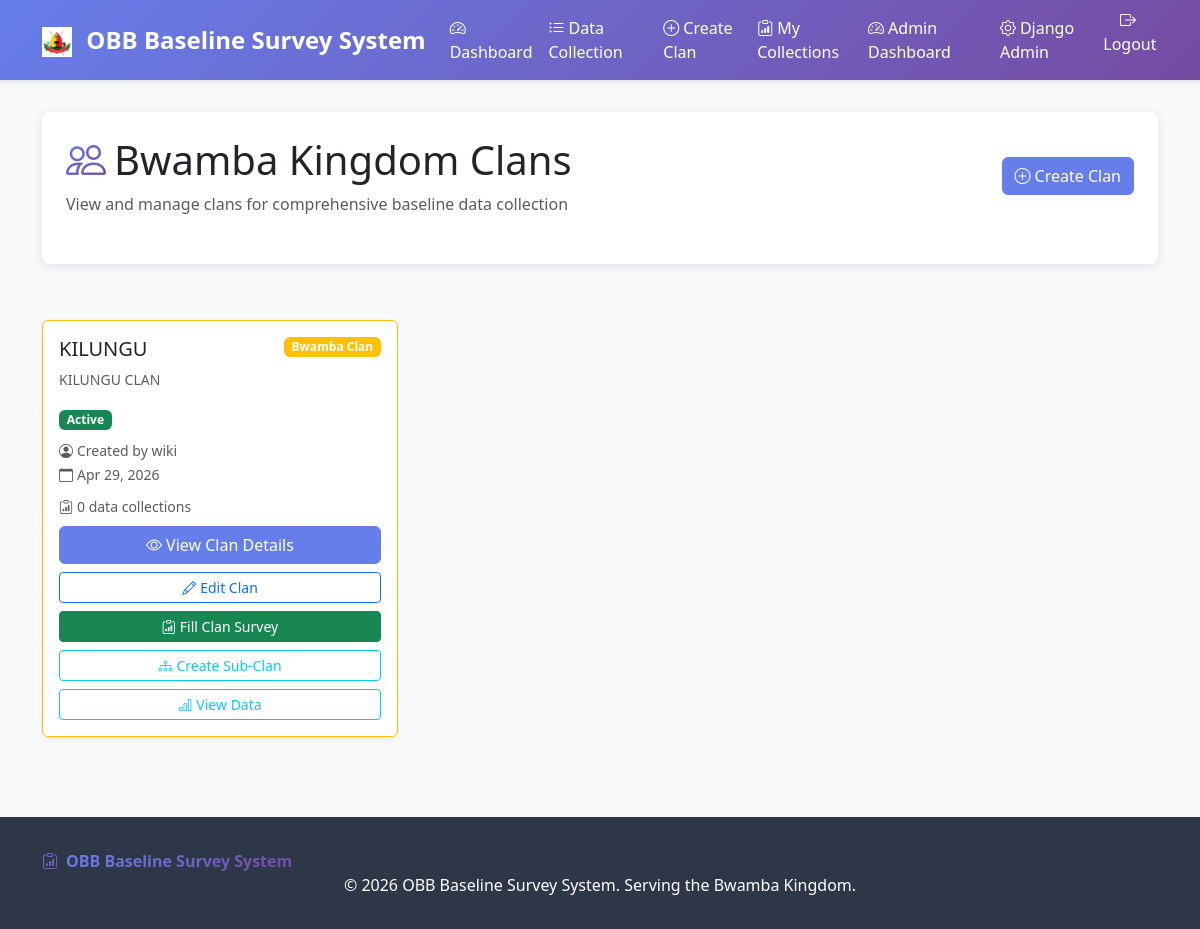
/surveys/ (signed in), run on the app's committed database.
### surveys/models.py (models this page shows, shortened)
class Survey(models.Model):
    title = models.CharField(max_length=200)
    description = models.TextField(blank=True)
    created_at = models.DateTimeField(default=timezone.now)
    updated_at = models.DateTimeField(auto_now=True)
    is_active = models.BooleanField(default=True)
    allow_anonymous = models.BooleanField(default=True)
    created_by = models.ForeignKey(User, on_delete=models.CASCADE, related_name='surveys_created', null=True, blank=True)
    is_clan = models.BooleanField(default=False, help_text="Mark this survey as a clan for the Bwamba Kingdom")
    class Meta:
        ordering = ['-created_at']

### surveys/views.py (the view, shortened to what this page needs)
# urls.py: path('', views.survey_list, name='survey_list'),
@login_required
def survey_list(request):
    surveys = Survey.objects.filter(is_active=True, created_by__isnull=False).order_by('-created_at')
    clan_surveys = []
    for survey in surveys:
        try:
            clan = Clan.objects.get(survey=survey)
            clan_surveys.append(survey)
        except Clan.DoesNotExist:
            continue
    clan_survey_ids = [survey.id for survey in clan_surveys]
    clan_surveys = Survey.objects.filter(id__in=clan_survey_ids).order_by('-created_at')
    clan_surveys_with_sub_clans = []
    for clan_survey in clan_surveys:
        clan_data = {
            'survey': clan_survey,
            'sub_clans': []
        }
        try:
            clan = Clan.objects.get(survey=clan_survey)
            sub_clans = SubClan.objects.filter(clan=clan, is_active=True).order_by('name')
        except Clan.DoesNotExist:
            pass
        clan_surveys_with_sub_clans.append(clan_data)
    paginator = Paginator(clan_surveys, 12)
    page_number = request.GET.get('page')
    page_obj = paginator.get_page(page_number)
    return render(request, 'surveys/survey_list.html', {
        'page_obj': page_obj,
        'surveys': clan_surveys,  # Add this for backward compatibility
        'clan_surveys_with_sub_clans': clan_surveys_with_sub_clans
    })

### surveys/templates/surveys/survey_list.html (shortened to what this page needs)
{% extends "surveys/base.html" %}
{% block content %}
<div class="custom-card p-4">
    <div class="d-flex justify-content-between align-items-center mb-4">
        <div>
            <h1 class="mb-2">
                <i class="bi bi-people text-gradient me-2"></i>Bwamba Kingdom Clans
            </h1>
            <p class="text-muted mb-0">View and manage clans for comprehensive baseline data collection</p>
        </div>
        {% if user.is_authenticated %}
            <a href="{% url 'surveys:create_survey' %}" class="btn btn-primary">
                <i class="bi bi-plus-circle me-1"></i>Create Clan
            </a>
        {% endif %}
    </div>
</div>
{% if surveys %}
    <div class="row row-cols-1 row-cols-md-2 row-cols-lg-3 g-4 mt-2">
        {% for survey in page_obj %}
            <div class="col">
                <div class="card h-100 shadow-sm {% if survey.is_clan %}border-warning{% endif %}">
                    <div class="card-body">
                        <div class="d-flex justify-content-between align-items-start mb-2">
                            <h5 class="card-title mb-0">{{ survey.title }}</h5>
                            {% if survey.is_clan %}
                                <span class="badge bg-warning">Bwamba Clan</span>
                            {% endif %}
                        </div>
                        <p class="card-text text-muted small">{{ survey.description|truncatewords:15 }}</p>
                        <div class="mb-2">
                            {% if survey.is_active %}
                                <span class="badge bg-success">Active</span>
                            {% else %}
                                <span class="badge bg-secondary">Inactive</span>
                            {% endif %}
                        </div>
                        <div class="mb-2">
                            <small class="text-muted">
                                <i class="bi bi-person-circle me-1"></i>Created by {{ survey.created_by.username }}
                                <br>
                                <i class="bi bi-calendar me-1"></i>{{ survey.created_at|date:"M d, Y" }}
                            </small>
                        </div>
                        <div class="mb-2">
                            <small class="text-muted">
                                <i class="bi bi-clipboard-data me-1"></i>{{ survey.responses.count }} data collection{{ survey.responses.count|pluralize }}
                            </small>
                        </div>
                        <div class="d-grid gap-2">
                            <a href="{% url 'surveys:survey_detail' survey.id %}" class="btn btn-primary">
                                <i class="bi bi-eye me-1"></i>View Clan Details
                            </a>
                            {% if user.is_authenticated and survey.created_by == user %}
                                <a href="{% url 'surveys:edit_survey' survey.id %}" class="btn btn-outline-primary btn-sm">
                                    <i class="bi bi-pencil me-1"></i>Edit Clan
                                </a>
                                <a href="{% url 'surveys:take_survey' survey.id %}" class="btn btn-success btn-sm">
                                    <i class="bi bi-clipboard-data me-1"></i>Fill Clan Survey
                                </a>
                                <button class="btn btn-outline-info btn-sm sub-clan-btn" data-clan-id="{{ survey.id }}" data-clan-name="{{ survey.title|escapejs }}">
                                    <i class="bi bi-diagram-3 me-1"></i>Create Sub-Clan
                                </button>
                            {% endif %}
                            {% if user.is_authenticated and survey.created_by == user or user.is_staff %}
                                <a href="{% url 'surveys:survey_results' survey.id %}" class="btn btn-outline-info btn-sm">
                                    <i class="bi bi-bar-chart me-1"></i>View Data
                                </a>
                            {% endif %}
                        </div>
                    </div>
                </div>
            </div>
        {% endfor %}
    </div>
{% endif %}
{% endblock %}

### surveys/templates/surveys/base.html (style rules this page uses)
:root { --primary-gradient: linear-gradient(135deg, #667eea 0%, #764ba2 100%); --primary-color: #667eea; --secondary-color: #6c757d; }
body { background-color: #f8f9fa; }
.custom-card { background: white; border-radius: 8px; box-shadow: 0 2px 10px rgba(0,0,0,0.1); margin-bottom: 2rem; border: none; }
.btn-primary { background: var(--primary-color); border-color: var(--primary-color); }
.text-gradient { background: var(--primary-gradient); -webkit-background-clip: text; -webkit-text-fill-color: transparent; background-clip: text; }

### data on the page
Survey: title "KILUNGU", is_clan "Bwamba Clan", description "KILUNGU CLAN", is_active "Active", created_by.username "wiki", created_at "Apr 29, 2026", responses.count "0", shows "View Data"
